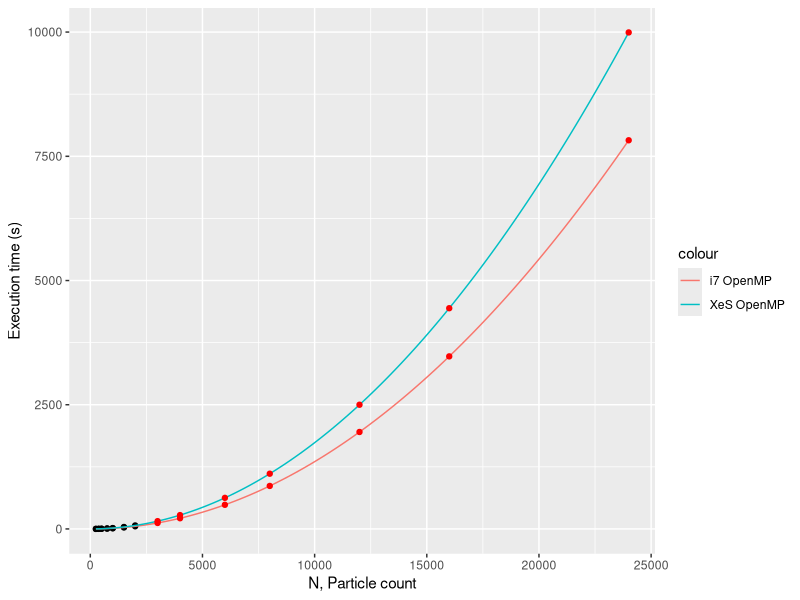
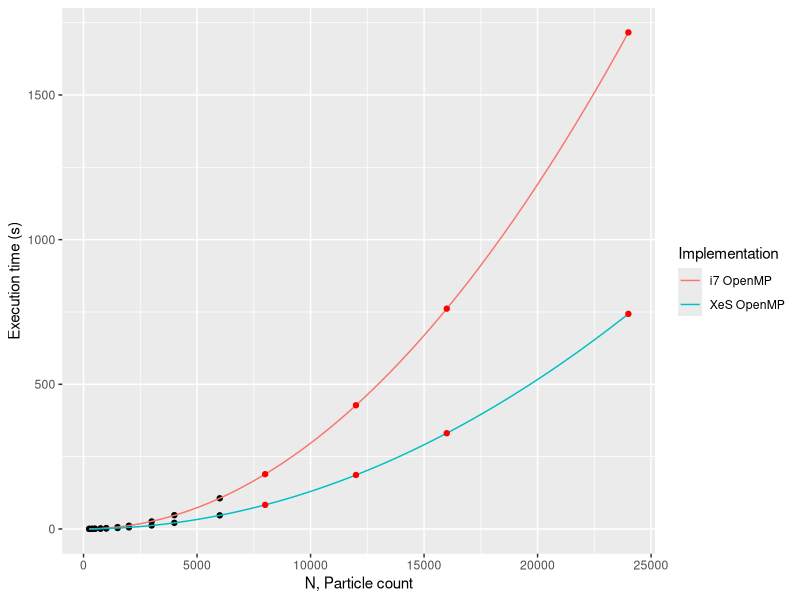
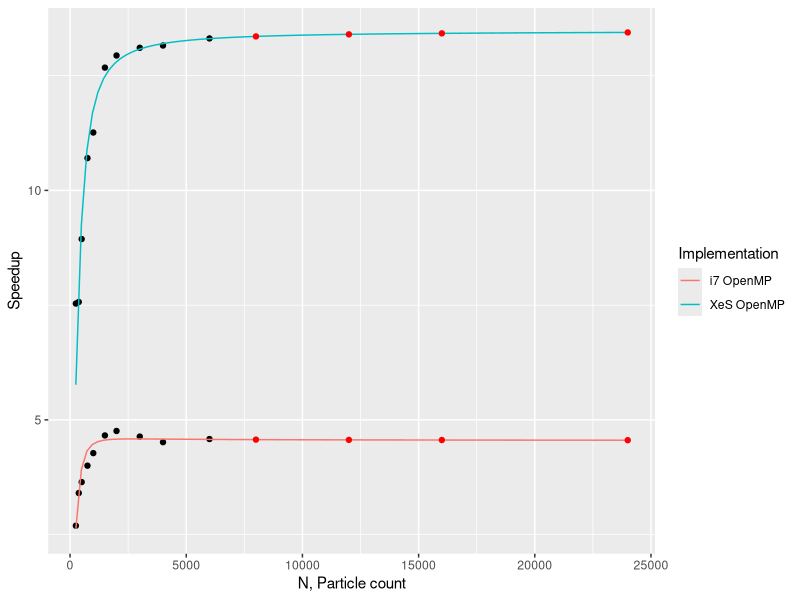
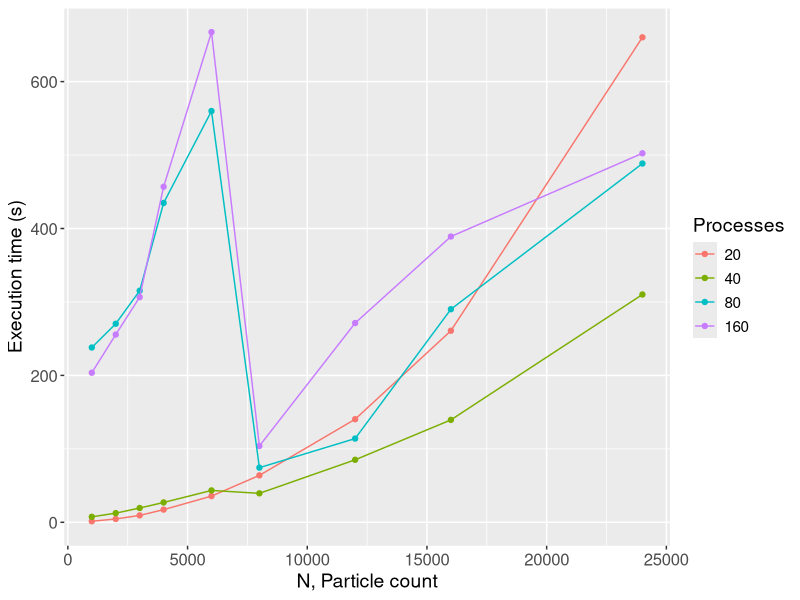
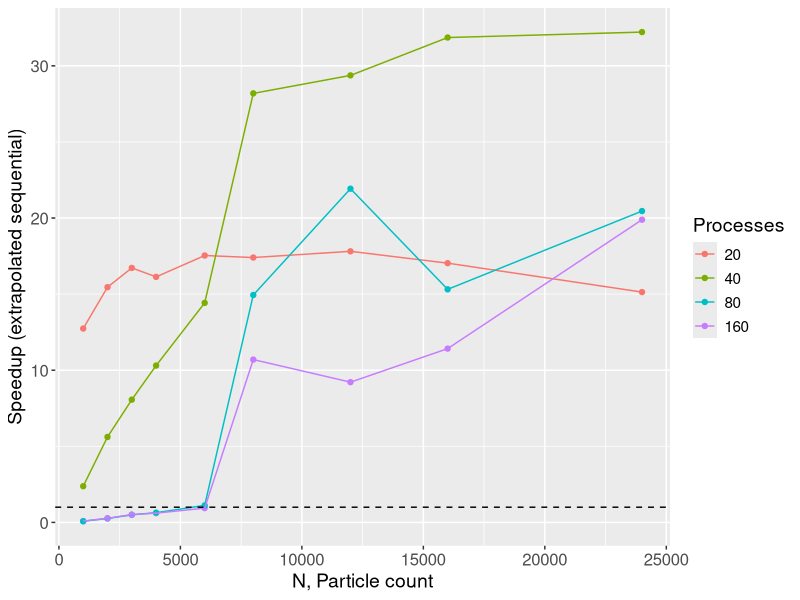
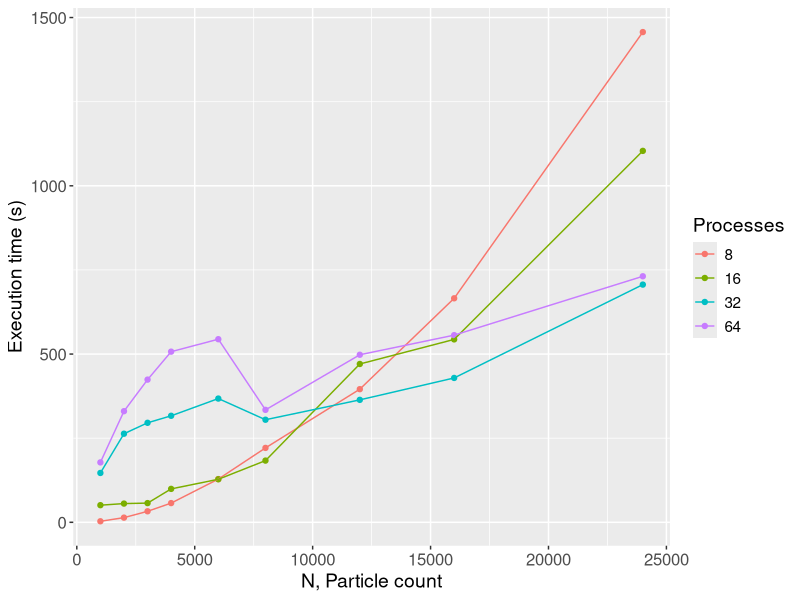
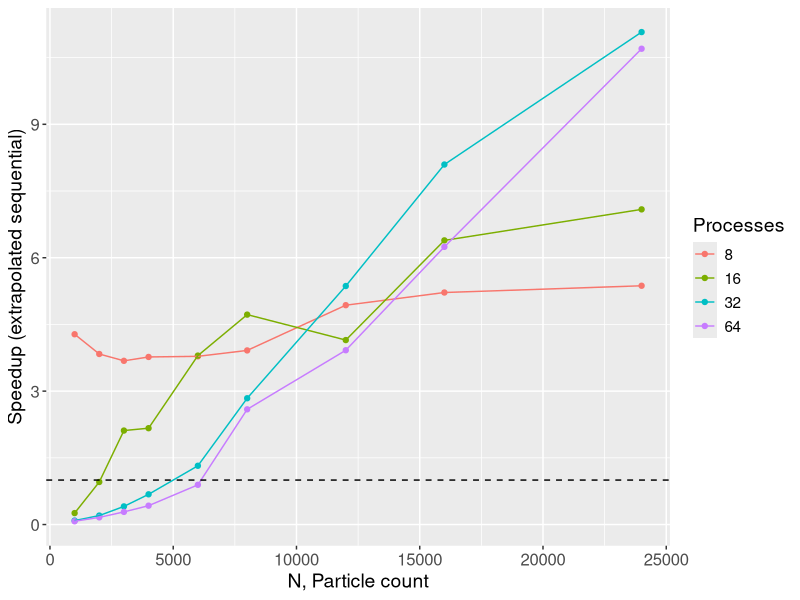
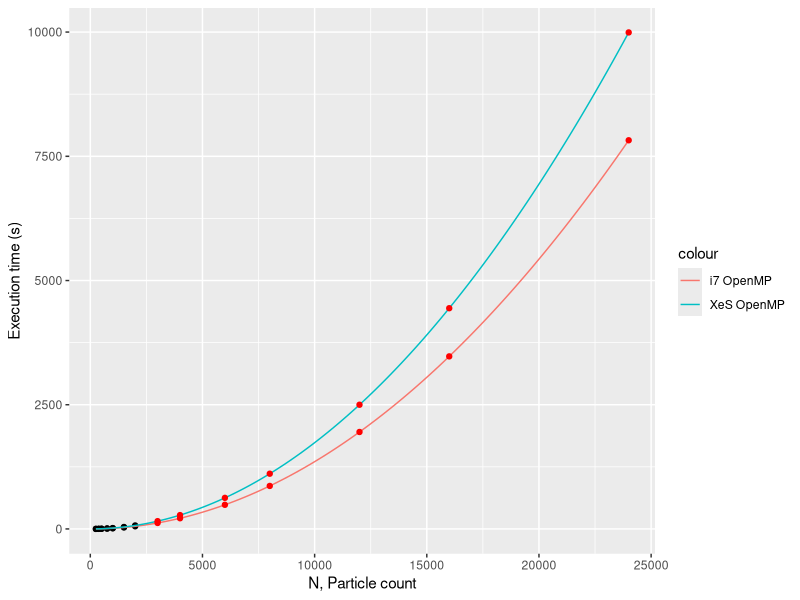

Write R code to recreate these figures, in order.
library(ggplot2)
library(dplyr)
library(tidyr)

SAVE = TRUE

# setwd("E:/Brownie/mpi/report/rawCpuResults")

# Extrapolation
seqBenchmarkData = read.csv("seqBenchmarkData.csv", stringsAsFactors = FALSE)
parBenchmarkData = read.csv("parBenchmarkData.csv", stringsAsFactors = FALSE)
I7seqExtrapolate = lm(wall.clock.time ~ poly(N, 2), data = seqBenchmarkData[seqBenchmarkData$configType=="PureI7",])
# summary(I7seqExtrapolate)$r.squared
XeSseqExtrapolate = lm(wall.clock.time ~ poly(N, 2), data = seqBenchmarkData[seqBenchmarkData$configType=="PureXeS",])
# summary(XeSseqExtrapolate)$r.squared
I7parExtrapolate = lm(wall.clock.time ~ poly(N, 2), data = parBenchmarkData[parBenchmarkData$configType=="PureI7",])
# summary(I7parExtrapolate)$r.squared
XeSparExtrapolate = lm(wall.clock.time ~ poly(N, 2), data = parBenchmarkData[parBenchmarkData$configType=="PureXeS",])
# summary(XeSparExtrapolate)$r.squared

I7seqExtrapolateFunc = function(x) { predict.lm(I7seqExtrapolate, data.frame(N=c(x))) }
I7parExtrapolateFunc = function(x) { predict.lm(I7parExtrapolate, data.frame(N=c(x))) }
XeSseqExtrapolateFunc = function(x) { predict.lm(XeSseqExtrapolate, data.frame(N=c(x))) }
XeSparExtrapolateFunc = function(x) { predict.lm(XeSparExtrapolate, data.frame(N=c(x))) }
I7speedupExtrapolateFunc = function(x) { I7seqExtrapolateFunc(x) / I7parExtrapolateFunc(x) }
XeSspeedupExtrapolateFunc = function(x) { XeSseqExtrapolateFunc(x) / XeSparExtrapolateFunc(x) }

parData = read.csv("parData.csv", stringsAsFactors = FALSE)
parData$processes = as.factor(parData$processes)
parData$seqEstRuntime = 0
parData$parEstRuntime = 0
parData[parData$configType == "PureI7",]$seqEstRuntime = predict.lm(I7seqExtrapolate, data.frame(N = parData[parData$configType == "PureI7",]$N))
parData[parData$configType == "PureI7",]$parEstRuntime = predict.lm(I7parExtrapolate, data.frame(N = parData[parData$configType == "PureI7",]$N))
parData[parData$configType == "PureXeS",]$seqEstRuntime = predict.lm(XeSseqExtrapolate, data.frame(N = parData[parData$configType == "PureXeS",]$N))
parData[parData$configType == "PureXeS",]$parEstRuntime = predict.lm(XeSparExtrapolate, data.frame(N = parData[parData$configType == "PureXeS",]$N))
parData$configType = as.factor(parData$configType)
parData$seqSpeedup = parData$seqEstRuntime/parData$wall.clock.time
parData$parSpeedup = parData$parEstRuntime/parData$wall.clock.time

SAVE_LOCATION = "../processedCpuResults/"

defaultTheme = theme(text=element_text(size=14),
                     axis.text=element_text(size=12),
                     legend.text=element_text(size=11),
                     axis.title=element_text(size=14))
machineLabs = labs(linetype = 'Run config', color = 'Processes')


extraPoints = data.frame(N = c(3000, 4000, 6000, 8000, 12000, 16000, 24000))
extraPoints$I7Seqest = I7seqExtrapolateFunc(extraPoints$N)
extraPoints$XeSSeqest = XeSseqExtrapolateFunc(extraPoints$N)
ggplot(seqBenchmarkData) +
    geom_point(aes(N, wall.clock.time)) +
    stat_function(fun = I7seqExtrapolateFunc, aes(color = 'i7 OpenMP')) +
    stat_function(fun = XeSseqExtrapolateFunc, aes(color = 'XeS OpenMP')) +
    geom_point(aes(N, I7Seqest), data = extraPoints, color = 'red') +
    geom_point(aes(N, XeSSeqest), data = extraPoints, color = 'red') +
    labs(x = "N, Particle count",
         y = "Execution time (s)")
ifelse(SAVE, ggsave(paste0(SAVE_LOCATION, "seqExtrapolate.png"), dpi = 300), NA)

extraPoints = data.frame(N = c(8000, 12000, 16000, 24000))
extraPoints$I7Seqest = I7seqExtrapolateFunc(extraPoints$N)
extraPoints$XeSSeqest = XeSseqExtrapolateFunc(extraPoints$N)
extraPoints$I7Parest = I7parExtrapolateFunc(extraPoints$N)
extraPoints$XeSParest = XeSparExtrapolateFunc(extraPoints$N)
ggplot(parBenchmarkData) +
    geom_point(aes(N, wall.clock.time)) +
    stat_function(fun = I7parExtrapolateFunc, aes(color = 'i7 OpenMP')) +
    stat_function(fun = XeSparExtrapolateFunc, aes(color = 'XeS OpenMP')) +
    geom_point(aes(N, I7Parest), data = extraPoints, color = 'red') +
    geom_point(aes(N, XeSParest), data = extraPoints, color = 'red') +
    labs(x = "N, Particle count",
         y = "Execution time (s)",
         color = 'Implementation')
ifelse(SAVE, ggsave(paste0(SAVE_LOCATION, "parExtrapolate.png"), dpi = 300), NA)

parBenchmarkData$estSpeedup = 0
parBenchmarkData[parBenchmarkData$configType == 'PureI7',]$estSpeedup = I7seqExtrapolateFunc(parBenchmarkData[parBenchmarkData$configType == 'PureI7',]$N) / parBenchmarkData[parBenchmarkData$configType == 'PureI7',]$wall.clock.time
parBenchmarkData[parBenchmarkData$configType == 'PureXeS',]$estSpeedup = XeSseqExtrapolateFunc(parBenchmarkData[parBenchmarkData$configType == 'PureXeS',]$N) / parBenchmarkData[parBenchmarkData$configType == 'PureXeS',]$wall.clock.time
extraPoints$I7estSpeedup = extraPoints$I7Seqest / extraPoints$I7Parest
extraPoints$XeSestSpeedup = extraPoints$XeSSeqest / extraPoints$XeSParest
ggplot(parBenchmarkData) +
    geom_point(aes(N, estSpeedup)) +
    stat_function(fun = I7speedupExtrapolateFunc, aes(color = 'i7 OpenMP')) +
    stat_function(fun = XeSspeedupExtrapolateFunc, aes(color = 'XeS OpenMP')) +
    geom_point(aes(N, I7estSpeedup), data = extraPoints, color = 'red') +
    geom_point(aes(N, XeSestSpeedup), data = extraPoints, color = 'red') +
    labs(x = "N, Particle count",
         y = "Speedup",
         color = 'Implementation')
ifelse(SAVE, ggsave(paste0(SAVE_LOCATION, "parSpeedupExtrapolate.png"), dpi = 300), NA)

### Standard runs ###

filter(parData, N < 32000, configType == 'PureXeS') %>%
    ggplot() +
    geom_point(aes(N, wall.clock.time, color=processes)) +
    geom_line(aes(N, wall.clock.time, color=processes)) +
    labs(x = "N, Particle count",
         y = "Execution time (s)") +
    defaultTheme + machineLabs
ifelse(SAVE, ggsave(paste0(SAVE_LOCATION, "PureXeS-varyNandProcesses.png"), dpi = 300), NA)

filter(parData, N < 32000, configType == 'PureXeS') %>%
    ggplot() +
    geom_point(aes(N, seqSpeedup, color=processes)) +
    geom_line(aes(N, seqSpeedup, color=processes)) +
    geom_hline(yintercept = 1, linetype='dashed') +
    labs(x = "N, Particle count",
         y = "Speedup (extrapolated sequential)") +
    defaultTheme + machineLabs
ifelse(SAVE, ggsave(paste0(SAVE_LOCATION, "PureXeS-seqSpeedup.png"), dpi = 300), NA)

filter(parData, N < 32000, configType == 'PureI7') %>%
    ggplot() +
    geom_point(aes(N, wall.clock.time, color=processes)) +
    geom_line(aes(N, wall.clock.time, color=processes)) +
    labs(x = "N, Particle count",
         y = "Execution time (s)") +
    defaultTheme + machineLabs
ifelse(SAVE, ggsave(paste0(SAVE_LOCATION, "PureI7-varyNandProcesses.png"), dpi = 300), NA)

filter(parData, N < 32000, configType == 'PureI7') %>%
    ggplot() +
    geom_point(aes(N, seqSpeedup, color=processes)) +
    geom_line(aes(N, seqSpeedup, color=processes)) +
    geom_hline(yintercept = 1, linetype='dashed') +
    labs(x = "N, Particle count",
         y = "Speedup (extrapolated sequential)") +
    defaultTheme + machineLabs
ifelse(SAVE, ggsave(paste0(SAVE_LOCATION, "PureI7-seqSpeedup.png"), dpi = 300), NA)
